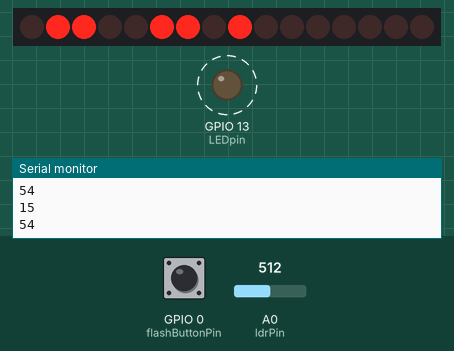
Simulated run of this sketch. Board: ESP8266 (NodeMCU). On the bench: 16 shift-register outputs drawn as a row of LEDs (first output left, lit = HIGH), output pins drawn as LEDs (lit = HIGH), the last lines printed to the serial monitor. Wiring (inferred from the names in the program): 2 × shift register (74HC595): data GPIO 2; shift clock GPIO 5; latch GPIO 4; OE GPIO 14. Wiring (inferred from the signals the program sends): row of LEDs: on Q0, Q1, Q2, Q3, Q4, Q5, Q6, Q7, Q8, Q9, Q10, Q11, Q12, Q13, Q14, Q15. Dashed ring = blinking. Inputs (shaded band) come from the test bench; at power-on: A0 (ldrPin) = 512, GPIO 0 (flashButtonPin) HIGH. WiFi joins after 1.5 s; servers stay silent unless stated; pins used as bus, display or sensor lines are not drawn. At 12.6 s the program restarts the board; the recording ends there.

Above: at 4.7 s.
4.8 s: A0 (ldrPin) set to 23
7.8 s: A0 (ldrPin) set to 20
At 8.4 s:
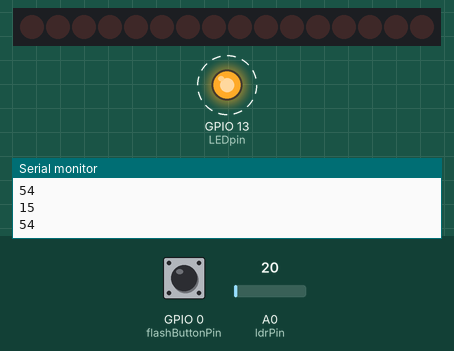
10.8 s: A0 (ldrPin) set to 1023
At 10.89 s:
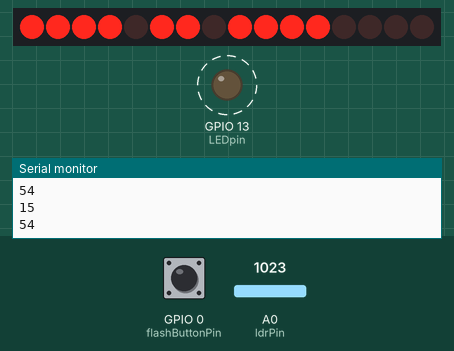
At 11.3 s:
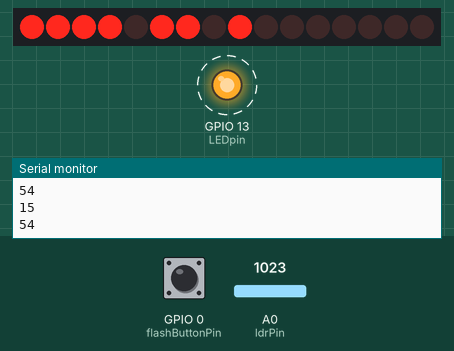
12.6 s: GPIO 0 (flashButtonPin) pulled LOW for 0.15 s
Timing chart, 0 to 12.6 s (numbered marks = the images above; inputs shaded):
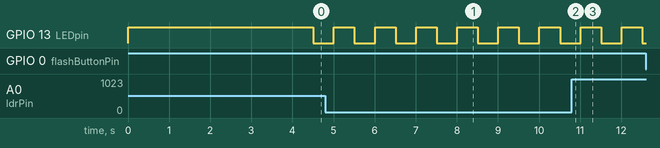

Measured:
- the behaviour switches between 22 and 21 on A0 (ldrPin) (found by bisection; images 0 and 1)
- after the input at 12.6 s, every drawn part: stays the same
- by itself, GPIO 13 (LEDpin): alternates HIGH for 0.50 s and LOW for 0.50 s

The sketch:

main.ino
```cpp
#include <ESP8266WiFi.h>
#include <WiFiUdp.h>
#include <Ticker.h>
#include <WiFiManager.h> // https://github.com/tzapu/WiFiManager

Ticker ticker;
Ticker Timer500ms;
Ticker BrightnessTicker;
Ticker tickerRefresh;

WiFiManager wifiMn;

unsigned int localPort = 123; // local port to listen for UDP packets

IPAddress timeServerIP; // time.nist.gov NTP server address
const char *ntpServerName = "in.pool.ntp.org";
const int NTP_PACKET_SIZE = 48;     // NTP time stamp is in the first 48 bytes of the message
byte packetBuffer[NTP_PACKET_SIZE]; // buffer to hold incoming and outgoing packets
WiFiUDP udp;

unsigned long epoch;
bool res;

double timeZoneCorrection = 5.30;
const int rebootEvery = 60 * 60 * 24;

const int flashButtonPin = 0;

const int dataPin = 2;  // DS pin of 74HC595
const int clockPin = 5; // SH_CP pin of 74HC595
const int latchPin = 4; // ST_CP pin of 74HC595
const int oePin = 14;   // OE pin of 74HC595 (connect to a PWM-capable pin)
const int ldrPin = A0;  // LDR connected to A0
const int LEDpin = 13;  // Pin connected to LED

bool Led = 0;

const byte segmentPatterns[10] = {
    0b11111100, // 0
    0b01100000, // 1
    0b11011010, // 2
    0b11110010, // 3
    0b01100110, // 4
    0b10110110, // 5
    0b10111110, // 6
    0b11100000, // 7
    0b11111110, // 8
    0b11110110  // 9
};

// Array to store the digits to be displayed
int digits[4] = {0b00010000, 0b00100000, 0b01000000, 0b10000000};

void displayDigit(int digit, int position)
{
    // Disable all digits
    digitalWrite(latchPin, LOW);

    // For digits (set the current digit high and others low)
    shiftOut(dataPin, clockPin, LSBFIRST, position);

    // Send segment data to the shift registers
    shiftOut(dataPin, clockPin, LSBFIRST, segmentPatterns[digit]);

    // Latch the data
    digitalWrite(latchPin, HIGH);
}

int hours, minutes, seconds;

void tick()
{
    /*
     * Executed every 1 second
     */
    hours = ((epoch + 19800) % 86400L) / 3600;
    minutes = ((epoch + 19800) % 3600) / 60;
    seconds = (epoch + 19800) % 60;

    // Add 1 second
    epoch++;
    Serial.println(hours);
    Serial.println(minutes);
}

void Setiap500ms()
{
    Led = !Led;
    digitalWrite(LEDpin, Led);
    if (Led == 1)
    {
        // Serial.println(hour * 100 + minute);
    }
}

void adjustBrightness()
{
    int ldrValue = analogRead(ldrPin);
    // Serial.println(ldrValue);
    int brightness = map(ldrValue, 100, 1023, 230, 0); // Map LDR value to PWM value (inverted)
    analogWrite(oePin, brightness);
}

void updateDisplay()
{
    displayDigit((int)(hours / 10), digits[0]);
    displayDigit((int)(hours % 10), digits[1]);
    displayDigit((int)(minutes / 10), digits[2]);
    displayDigit((int)(minutes % 10), digits[3]);
}

void reboot()
{
    disableDigits();
    ESP.restart();
}

void disableDigits()
{
    digitalWrite(latchPin, 0);
    shiftOut(dataPin, clockPin, LSBFIRST, 0b00000000);
    shiftOut(dataPin, clockPin, LSBFIRST, 0b00000000);
    digitalWrite(latchPin, 1);
}

void wifinotconnected()
{
    digitalWrite(LEDpin, 1);
    digitalWrite(latchPin, 0);
    shiftOut(dataPin, clockPin, LSBFIRST, 0b11110000);
    shiftOut(dataPin, clockPin, LSBFIRST, 0b11100000);
    digitalWrite(latchPin, 1);
}

void setup()
{

    Serial.begin(115200);

    // Set pins to output so you can control the shift register
    pinMode(latchPin, OUTPUT);
    pinMode(clockPin, OUTPUT);
    pinMode(dataPin, OUTPUT);
    pinMode(oePin, OUTPUT);         // OE pin for controlling brightness
    pinMode(LEDpin, OUTPUT);        // LED pin for blinking
    pinMode(flashButtonPin, INPUT); // Pin for resetting wifi credentials
    pinMode(ldrPin, INPUT);
    udp.begin(localPort);

    BrightnessTicker.attach_ms(10, adjustBrightness); // Adjust brightness every 250 milliseconds

    if (WiFi.status() != WL_CONNECTED)
        wifinotconnected();

    if (!wifiMn.autoConnect("Esp Web Server", "12345678"))
    {
        Serial.println("Failed to connect and hit timeout");
        ESP.reset();
        delay(1000);
    }

    Serial.println("Conected to Wifi");

    getDateTime();

    Timer500ms.attach_ms(500, Setiap500ms);

    tickerRefresh.attach(rebootEvery, reboot);
}

void loop()
{
    if (digitalRead(flashButtonPin) == LOW)
    {
        wifiMn.resetSettings();
        ESP.reset();
        Serial.println("Wifi settings reset");
        delay(1000);
    }
    updateDisplay();
}

/*
 *  The following code is based on the NTP Client example for ESP8266, more info on:
 *  https://github.com/esp8266/Arduino/tree/master/libraries/ESP8266WiFi/examples/NTPClient
 */
void getDateTime()
{

    disableDigits();
    bool timeSuccess = false;
    ticker.detach();

    while (!timeSuccess)
    {

        // get a random server from the pool
        WiFi.hostByName(ntpServerName, timeServerIP);

        sendNTPpacket(timeServerIP); // send an NTP packet to a time server
        // wait to see if a reply is available
        delay(1000);

        int cb = udp.parsePacket();
        if (!cb)
        {
            Serial.println("no packet yet");
        }
        else
        {
            Serial.print("packet received, length=");
            Serial.println(cb);
            // We've received a packet, read the data from it
            udp.read(packetBuffer, NTP_PACKET_SIZE); // read the packet into the buffer

            // the timestamp starts at byte 40 of the received packet and is four bytes,
            //  or two words, long. First, esxtract the two words:

            unsigned long highWord = word(packetBuffer[40], packetBuffer[41]);
            unsigned long lowWord = word(packetBuffer[42], packetBuffer[43]);
            // combine the four bytes (two words) into a long integer
            // this is NTP time (seconds since Jan 1 1900):
            unsigned long secsSince1900 = highWord << 16 | lowWord;
            Serial.print("Seconds since Jan 1 1900 = ");
            Serial.println(secsSince1900);

            // now convert NTP time into everyday time:
            Serial.print("Unix time = ");
            // Unix time starts on Jan 1 1970. In seconds, that's 2208988800:
            const unsigned long seventyYears = 2208988800UL;
            // subtract seventy years:
            epoch = (secsSince1900 - seventyYears);
            // print Unix time:
            Serial.println(epoch);

            // print the hour, minute and second:
            Serial.print("The UTC time is ");      // UTC is the time at Greenwich Meridian (GMT)
            Serial.print((epoch % 86400L) / 3600); // print the hour (86400 equals secs per day)
            Serial.print(':');
            if (((epoch % 3600) / 60) < 10)
            {
                // In the first 10 minutes of each hour, we'll want a leading '0'
                Serial.print('0');
            }
            Serial.print((epoch % 3600) / 60); // print the minute (3600 equals secs per minute)
            Serial.print(':');
            if ((epoch % 60) < 10)
            {
                // In the first 10 seconds of each minute, we'll want a leading '0'
                Serial.print('0');
            }
            Serial.println(epoch % 60); // print the second

            timeSuccess = true;

            // Enable ticker every second
            ticker.attach(1, tick);
        }
        // wait x seconds before asking for the time again
        delay(1000);
    }
}

// send an NTP request to the time server at the given address
void sendNTPpacket(IPAddress &address)
{
    Serial.println("sending NTP packet...");
    // set all bytes in the buffer to 0
    memset(packetBuffer, 0, NTP_PACKET_SIZE);
    // Initialize values needed to form NTP request
    // (see URL above for details on the packets)
    packetBuffer[0] = 0b11100011; // LI, Version, Mode
    packetBuffer[1] = 0;          // Stratum, or type of clock
    packetBuffer[2] = 6;          // Polling Interval
    packetBuffer[3] = 0xEC;       // Peer Clock Precision
    // 8 bytes of zero for Root Delay & Root Dispersion
    packetBuffer[12] = 49;
    packetBuffer[13] = 0x4E;
    packetBuffer[14] = 49;
    packetBuffer[15] = 52;

    // all NTP fields have been given values, now
    // you can send a packet requesting a timestamp:
    udp.beginPacket(address, 123); // NTP requests are to port 123
    udp.write(packetBuffer, NTP_PACKET_SIZE);
    udp.endPacket();
}
```
